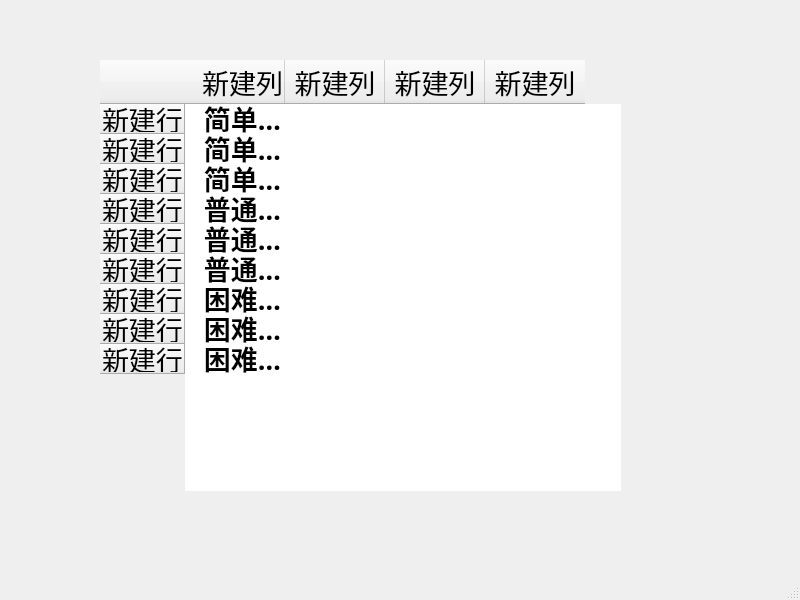
<?xml version="1.0" encoding="UTF-8"?>
<ui version="4.0">
 <class>AchievementSense</class>
 <widget class="QMainWindow" name="AchievementSense">
  <property name="geometry">
   <rect>
    <x>0</x>
    <y>0</y>
    <width>800</width>
    <height>600</height>
   </rect>
  </property>
  <property name="windowTitle">
   <string>MainWindow</string>
  </property>
  <property name="autoFillBackground">
   <bool>false</bool>
  </property>
  <widget class="QWidget" name="centralwidget">
   <widget class="QTableWidget" name="tableWidget">
    <property name="geometry">
     <rect>
      <x>100</x>
      <y>60</y>
      <width>521</width>
      <height>431</height>
     </rect>
    </property>
    <property name="font">
     <font>
      <family>等线</family>
      <pointsize>20</pointsize>
     </font>
    </property>
    <property name="layoutDirection">
     <enum>Qt::LeftToRight</enum>
    </property>
    <property name="frameShape">
     <enum>QFrame::NoFrame</enum>
    </property>
    <property name="frameShadow">
     <enum>QFrame::Plain</enum>
    </property>
    <property name="lineWidth">
     <number>0</number>
    </property>
    <property name="verticalScrollBarPolicy">
     <enum>Qt::ScrollBarAlwaysOff</enum>
    </property>
    <property name="horizontalScrollBarPolicy">
     <enum>Qt::ScrollBarAlwaysOff</enum>
    </property>
    <property name="selectionMode">
     <enum>QAbstractItemView::NoSelection</enum>
    </property>
    <property name="selectionBehavior">
     <enum>QAbstractItemView::SelectColumns</enum>
    </property>
    <property name="verticalScrollMode">
     <enum>QAbstractItemView::ScrollPerPixel</enum>
    </property>
    <property name="gridStyle">
     <enum>Qt::NoPen</enum>
    </property>
    <row>
     <property name="text">
      <string>新建行</string>
     </property>
    </row>
    <row>
     <property name="text">
      <string>新建行</string>
     </property>
    </row>
    <row>
     <property name="text">
      <string>新建行</string>
     </property>
    </row>
    <row>
     <property name="text">
      <string>新建行</string>
     </property>
    </row>
    <row>
     <property name="text">
      <string>新建行</string>
     </property>
    </row>
    <row>
     <property name="text">
      <string>新建行</string>
     </property>
    </row>
    <row>
     <property name="text">
      <string>新建行</string>
     </property>
    </row>
    <row>
     <property name="text">
      <string>新建行</string>
     </property>
    </row>
    <row>
     <property name="text">
      <string>新建行</string>
     </property>
    </row>
    <column>
     <property name="text">
      <string>新建列</string>
     </property>
     <property name="textAlignment">
      <set>AlignTrailing|AlignVCenter</set>
     </property>
    </column>
    <column>
     <property name="text">
      <string>新建列</string>
     </property>
    </column>
    <column>
     <property name="text">
      <string>新建列</string>
     </property>
    </column>
    <column>
     <property name="text">
      <string>新建列</string>
     </property>
    </column>
    <item row="0" column="0">
     <property name="text">
      <string>简单对局进行次数</string>
     </property>
     <property name="font">
      <font>
       <weight>75</weight>
       <bold>true</bold>
      </font>
     </property>
     <property name="textAlignment">
      <set>AlignTrailing|AlignVCenter</set>
     </property>
    </item>
    <item row="1" column="0">
     <property name="text">
      <string>简单对局胜率</string>
     </property>
     <property name="font">
      <font>
       <weight>75</weight>
       <bold>true</bold>
      </font>
     </property>
     <property name="textAlignment">
      <set>AlignTrailing|AlignVCenter</set>
     </property>
    </item>
    <item row="2" column="0">
     <property name="text">
      <string>简单对局最短获胜时间</string>
     </property>
     <property name="font">
      <font>
       <weight>75</weight>
       <bold>true</bold>
      </font>
     </property>
     <property name="textAlignment">
      <set>AlignTrailing|AlignVCenter</set>
     </property>
    </item>
    <item row="3" column="0">
     <property name="text">
      <string>普通对局进行次数</string>
     </property>
     <property name="font">
      <font>
       <weight>75</weight>
       <bold>true</bold>
      </font>
     </property>
     <property name="textAlignment">
      <set>AlignTrailing|AlignVCenter</set>
     </property>
    </item>
    <item row="4" column="0">
     <property name="text">
      <string>普通对局胜率</string>
     </property>
     <property name="font">
      <font>
       <weight>75</weight>
       <bold>true</bold>
      </font>
     </property>
     <property name="textAlignment">
      <set>AlignTrailing|AlignVCenter</set>
     </property>
    </item>
    <item row="5" column="0">
     <property name="text">
      <string>普通对局最短获胜时间</string>
     </property>
     <property name="font">
      <font>
       <weight>75</weight>
       <bold>true</bold>
      </font>
     </property>
     <property name="textAlignment">
      <set>AlignTrailing|AlignVCenter</set>
     </property>
    </item>
    <item row="6" column="0">
     <property name="text">
      <string>困难对局进行次数</string>
     </property>
     <property name="font">
      <font>
       <weight>75</weight>
       <bold>true</bold>
      </font>
     </property>
     <property name="textAlignment">
      <set>AlignTrailing|AlignVCenter</set>
     </property>
    </item>
    <item row="7" column="0">
     <property name="text">
      <string>困难对局胜率</string>
     </property>
     <property name="font">
      <font>
       <weight>75</weight>
       <bold>true</bold>
      </font>
     </property>
     <property name="textAlignment">
      <set>AlignTrailing|AlignVCenter</set>
     </property>
    </item>
    <item row="8" column="0">
     <property name="text">
      <string>困难对局最短获胜时间</string>
     </property>
     <property name="font">
      <font>
       <weight>75</weight>
       <bold>true</bold>
      </font>
     </property>
     <property name="textAlignment">
      <set>AlignTrailing|AlignVCenter</set>
     </property>
    </item>
   </widget>
  </widget>
  <widget class="QMenuBar" name="menubar">
   <property name="geometry">
    <rect>
     <x>0</x>
     <y>0</y>
     <width>800</width>
     <height>26</height>
    </rect>
   </property>
  </widget>
  <widget class="QStatusBar" name="statusbar"/>
 </widget>
 <resources/>
 <connections/>
</ui>
